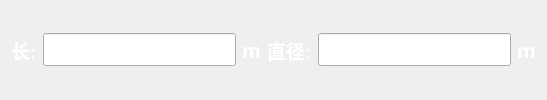
                <widget class="QWidget" name="Cylinder">
                 <attribute name="title">
                  <string>圆柱</string>
                 </attribute>
                 <layout class="QGridLayout" name="gridLayout_6">
                  <item row="0" column="0">
                   <layout class="QHBoxLayout" name="horizontalLayout_cirlclegoods">
                    <item>
                     <widget class="QLabel" name="label_circle_length">
                      <property name="font">
                       <font>
                        <family>Ubuntu</family>
                        <pointsize>14</pointsize>
                        <weight>75</weight>
                        <bold>true</bold>
                       </font>
                      </property>
                      <property name="styleSheet">
                       <string notr="true">color: rgb(255, 255, 255);</string>
                      </property>
                      <property name="text">
                       <string>长:</string>
                      </property>
                     </widget>
                    </item>
                    <item>
                     <widget class="QLineEdit" name="edit_circle_length">
                      <property name="font">
                       <font>
                        <pointsize>16</pointsize>
                       </font>
                      </property>
                      <property name="styleSheet">
                       <string notr="true">color: rgb(255, 255, 255);</string>
                      </property>
                      <property name="text">
                       <string/>
                      </property>
                     </widget>
                    </item>
                    <item>
                     <widget class="QLabel" name="uint_circle_length">
                      <property name="font">
                       <font>
                        <family>Ubuntu</family>
                        <pointsize>16</pointsize>
                        <weight>75</weight>
                        <bold>true</bold>
                       </font>
                      </property>
                      <property name="styleSheet">
                       <string notr="true">color: rgb(255, 255, 255);</string>
                      </property>
                      <property name="text">
                       <string>m</string>
                      </property>
                     </widget>
                    </item>
                    <item>
                     <widget class="QLabel" name="label_circle_radius">
                      <property name="font">
                       <font>
                        <family>Ubuntu</family>
                        <pointsize>14</pointsize>
                        <weight>75</weight>
                        <bold>true</bold>
                       </font>
                      </property>
                      <property name="styleSheet">
                       <string notr="true">color: rgb(255, 255, 255);</string>
                      </property>
                      <property name="text">
                       <string>直径:</string>
                      </property>
                     </widget>
                    </item>
                    <item>
                     <widget class="QLineEdit" name="edit_circle_radius">
                      <property name="font">
                       <font>
                        <pointsize>16</pointsize>
                       </font>
                      </property>
                      <property name="styleSheet">
                       <string notr="true">color: rgb(255, 255, 255);</string>
                      </property>
                      <property name="text">
                       <string/>
                      </property>
                     </widget>
                    </item>
                    <item>
                     <widget class="QLabel" name="uint_circle_radius">
                      <property name="font">
                       <font>
                        <family>Ubuntu</family>
                        <pointsize>16</pointsize>
                        <weight>75</weight>
                        <bold>true</bold>
                       </font>
                      </property>
                      <property name="styleSheet">
                       <string notr="true">color: rgb(255, 255, 255);</string>
                      </property>
                      <property name="text">
                       <string>m</string>
                      </property>
                     </widget>
                    </item>
                   </layout>
                  </item>
                 </layout>
                </widget>
